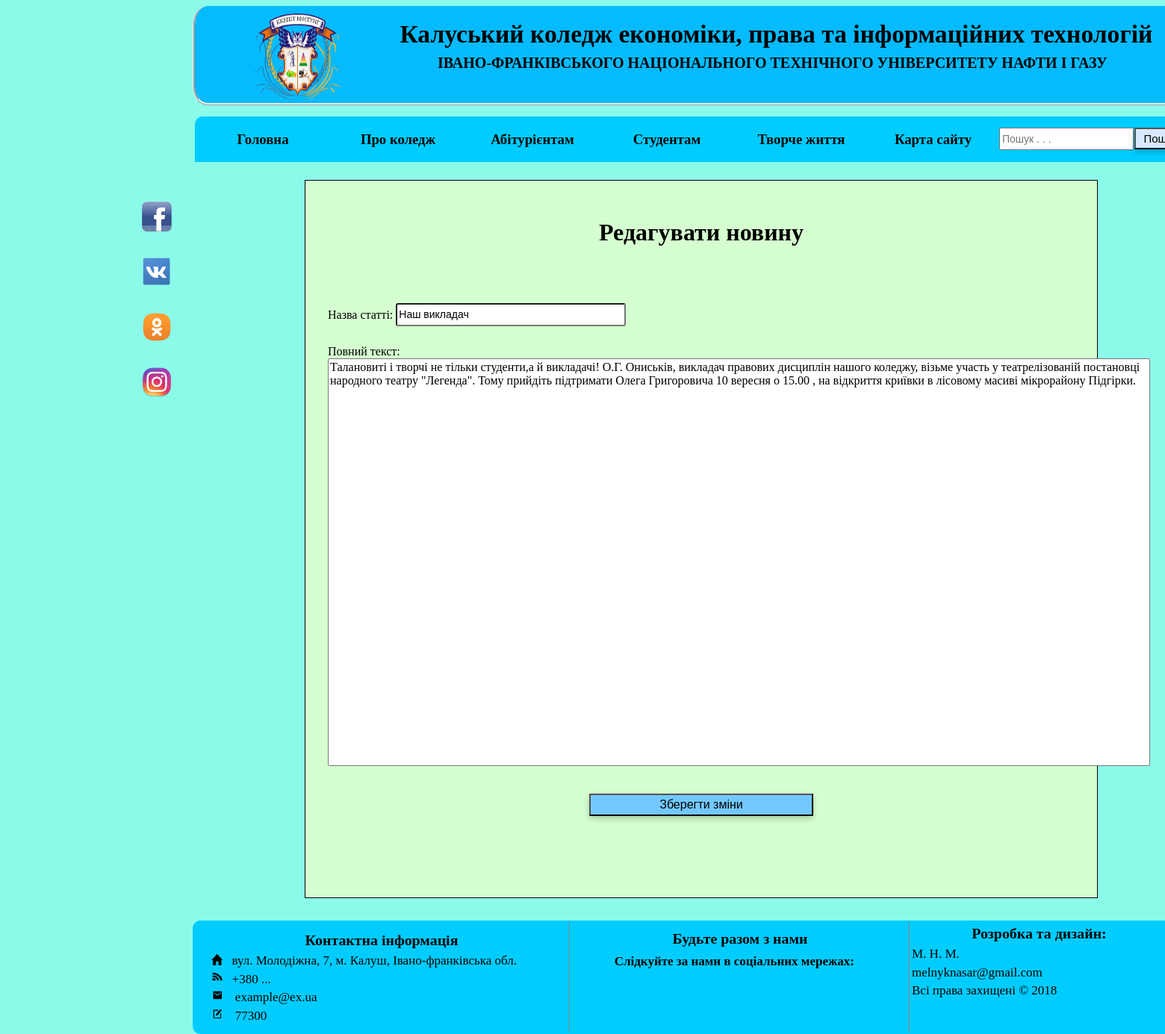
Page /edit_text_new.php?id_new=101 (signed in) on the committed database.
### tables this page shows
CREATE TABLE `news` (
  `id` int(10) UNSIGNED NOT NULL,
  `author` varchar(75) NOT NULL,
  `title` varchar(255) NOT NULL,
  `full_text` longtext,
  `image` varchar(500) DEFAULT NULL,
  `more_image` blob,
  `url` varchar(52) DEFAULT NULL,
  `youtube` varchar(152) DEFAULT NULL,
  `file` blob,
  `video` varchar(155) DEFAULT NULL,
  `viewes` int(10) UNSIGNED NOT NULL,
  `likes` int(10) UNSIGNED NOT NULL,
  `comments` int(10) UNSIGNED NOT NULL,
  `date` datetime NOT NULL DEFAULT CURRENT_TIMESTAMP
);

### includes/config.php (called while the page is built, shortened)
<?php
    require_once "database.php";
function get_reg_new($id_new){
    global $mysqli;
    $arr=[];
    $res =  $mysqli->query("SELECT `title`, `full_text` FROM     `news` WHERE `id` = $id_new");
    if($res){
        $result = mysqli_fetch_assoc($res);
        if($result['title'] && ($result['full_text'] or $result['full_text'] == "")){
            $arr['title']= $result['title'];
            $arr['full_text']= $result['full_text'];
            return $arr;
        }
        else{
            return false;
        }
    }
    return false;
}
?>

### edit_text_new.php (the view, shortened to what this page needs)
<?php
    include_once "templates/header.php";
    require_once "includes/config.php";
    include_once "templates/main_menu.php";
?>
<div style="position: static;margin-left: 400px; margin-top: 100px; background-color: #D5FFD0; width: 1000px; border: 1px solid black; padding: 30px; height: 900px;" >
    <center><h1>Редагувати новину</h1></center>
      <br/>
      <br/>
      <br/>
      <?php
   if(get_reg_new($_GET['id_new'])){
        $tmp = get_reg_new($_GET['id_new']);
    ?>
        <label>Назва статті:</label>
        <input id="title" type="text" name="title" value="<?= $tmp['title'] ?>" /><br/>
        <label>Повний текст:</label><br/>
        <textarea id="full_text" name="full_text" rows="30" cols="120" style="resize: none; font-size: 16px; font-family: Times New Roman;"><?= $tmp['full_text'] ?></textarea><br/>
        <br/>
        <input type="submit" name="set_new" value="Зберегти зміни" id="set_new"/>
    <?php
   }
    else{
       header("Location: ../artickle.php?id='".$_GET['id_new']."' ");
        exit;
    }
    ?>
    <br><br/>
</div>
<?php
    require "templates/footer.php";
?>

### templates/style/main.css (style rules this page uses)
body { background: rgb(140, 250, 233); }
input[type="submit"] { margin-left: 60px; height: 30px; width: 70px; cursor: pointer; background: #41D6FF; font-size: 15px; box-shadow: 0 4px 8px 0 rgba(0, 0, 0, 0.2); }
input[type="text"] { width: 200px; height: 20px; border-radius: 3px 3px 3px 3px; }
div input[type="text"], div #name ,div #password_old, div #password_new { margin-bottom: 25px; height: 25px; font-size: 14px; width: 300px; }
#set_new { width: 300px; background-color: #73C9FF; color: black; font-size: 16px; margin-left: 350px; margin-top: 15px; }

### rows in the picture
news: title "Наш викладач", full_text "Талановиті і творчі не тільки студенти,а й викладачі! О.Г. Ониськів, викладач правових дисциплін нашого коледжу, візьме участь у театрелізованій постановці народного театру \"Легенда\". Тому прийдіть підтримати Олега Григоровича 10 вересня о 15.00 , на відкриття криївки в лісовому масиві мікрорайону Підгірки."
